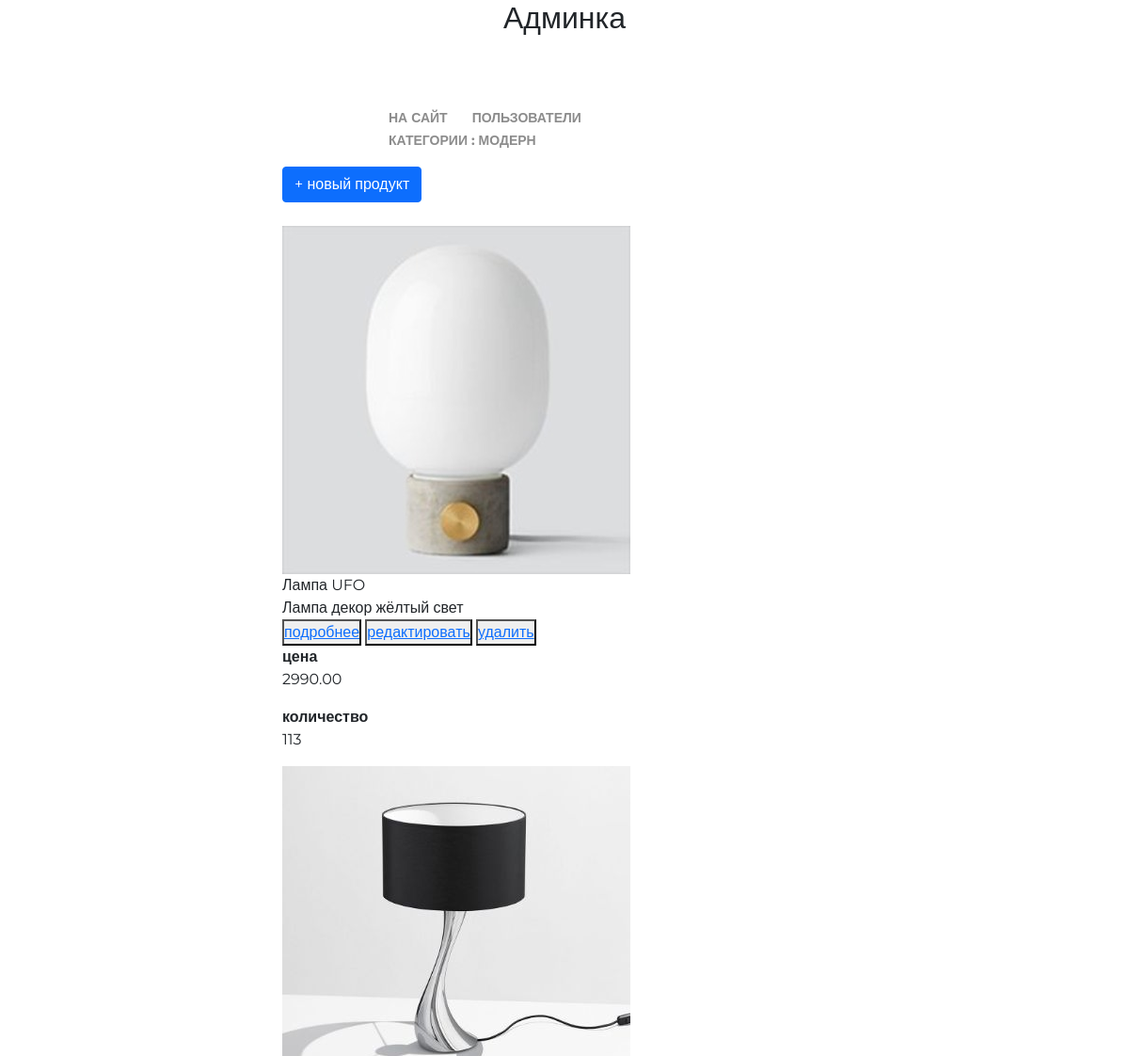
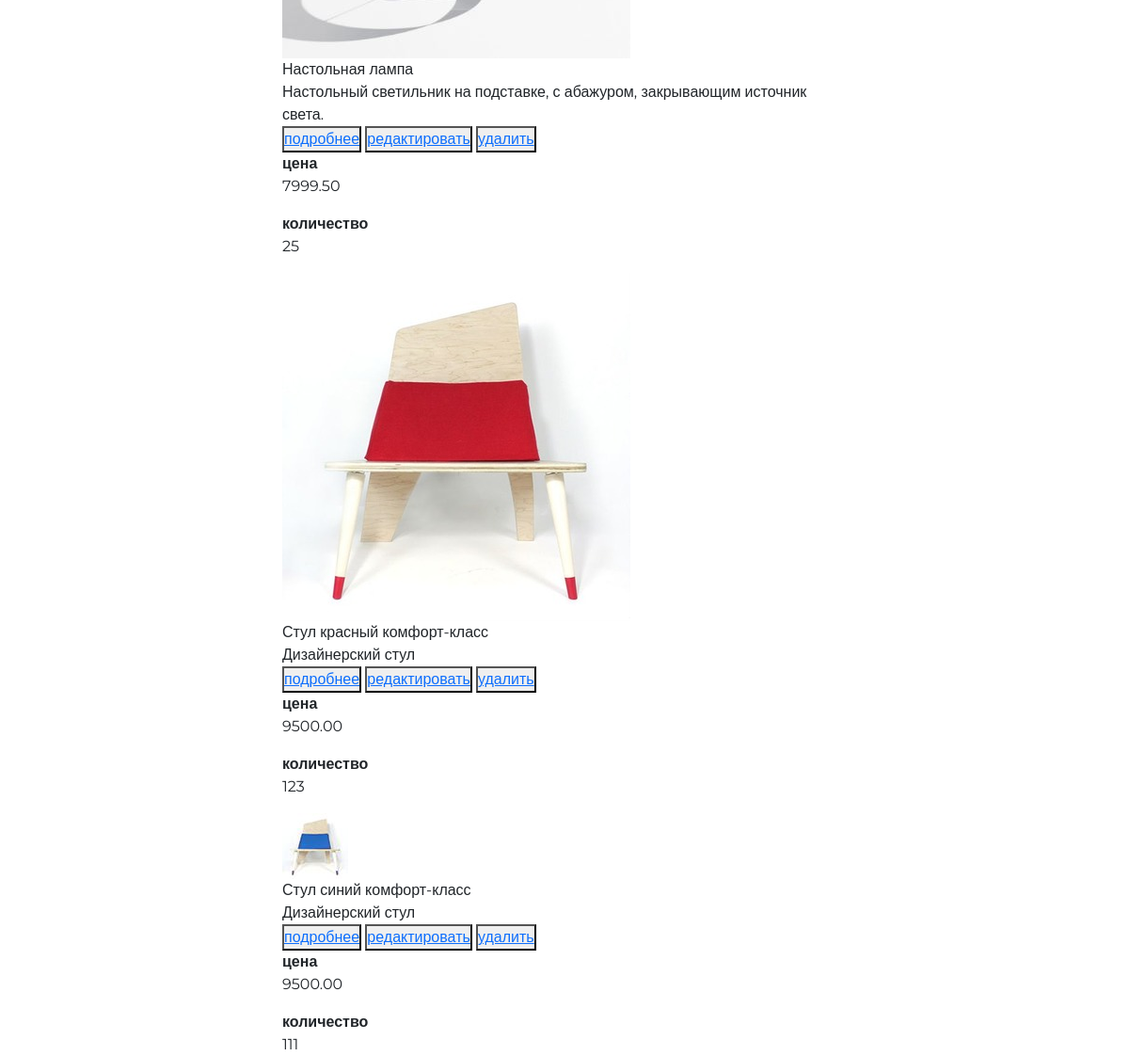
The app's page /my/admin/category/8/products/ (signed in), older data (2 pictures, top to bottom).
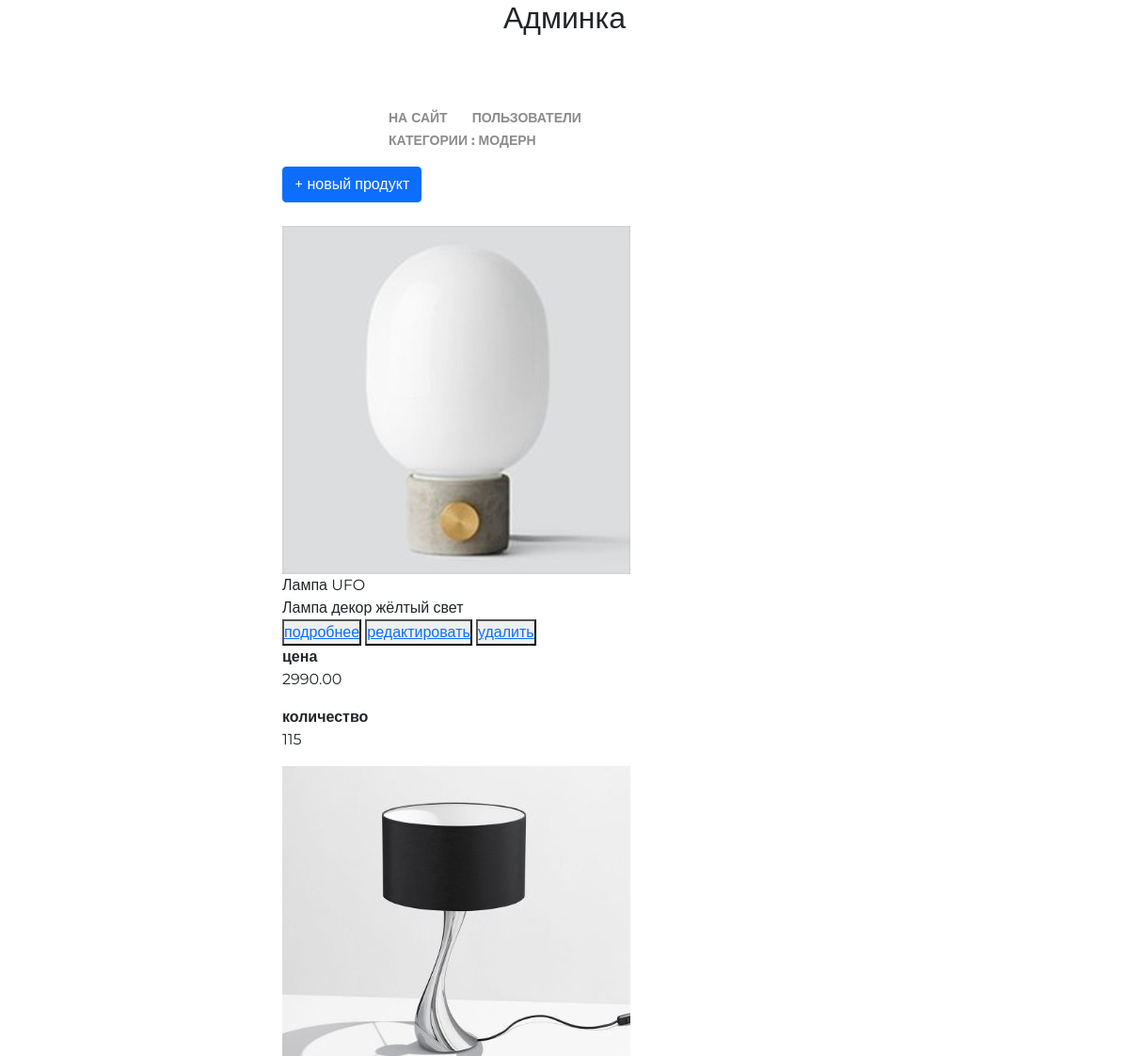
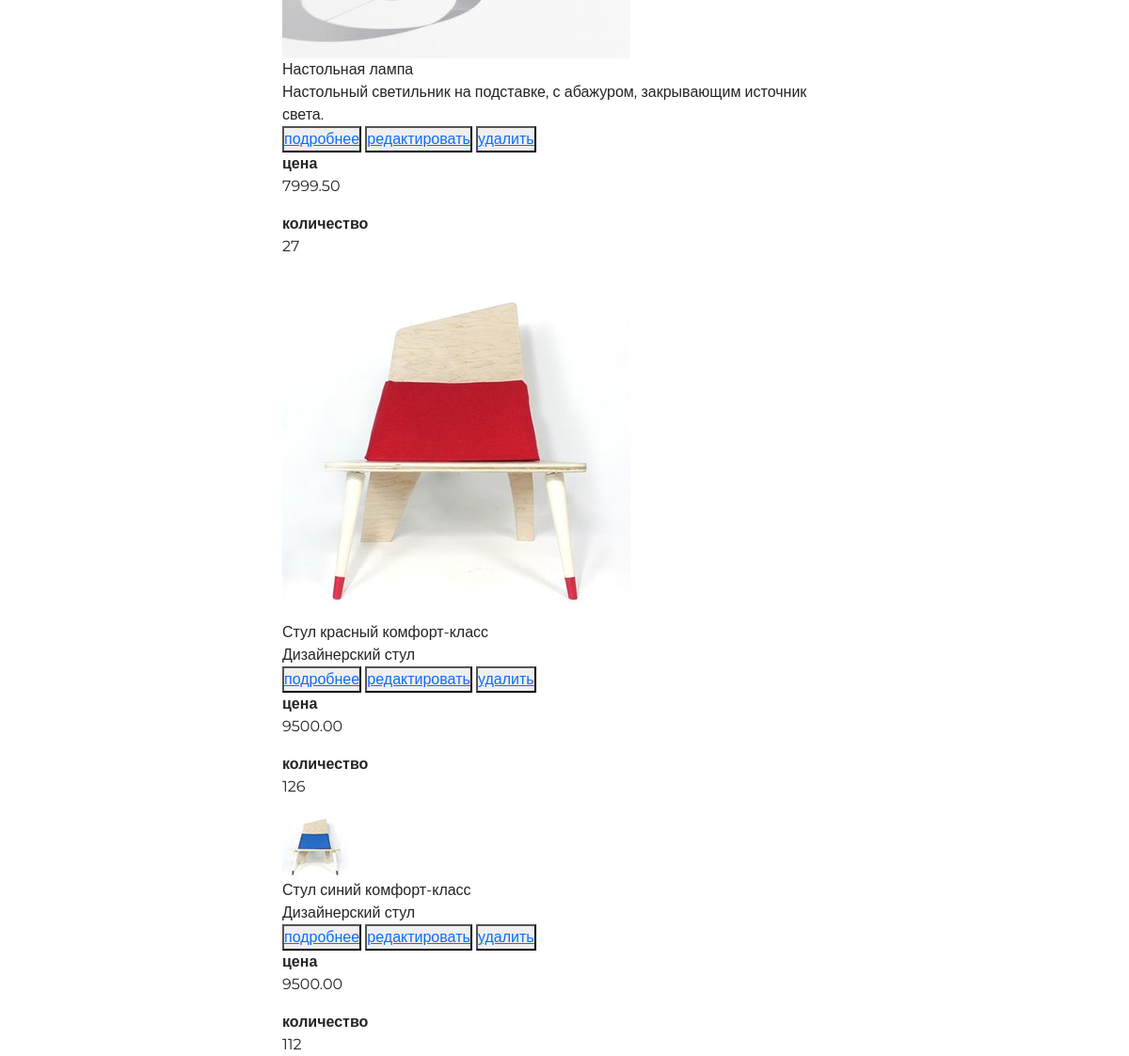
The same page, newer data (2 pictures, top to bottom).
### mainapp/models.py (models this page shows, shortened)
class Product(models.Model):
    category = models.ForeignKey(ProductCategory, on_delete=models.CASCADE,)
    name = models.CharField('имя', max_length=128,)
    image = models.ImageField(upload_to='product_img', blank=True,)
    short_desc = models.CharField(
        'краткое описание',
        max_length=256,
        blank=True,
    )
    description = models.CharField(
        'описание',
        max_length=500,
        blank=True,
    )
    price = models.DecimalField(
        'цена продукта',
        max_digits=8,
        decimal_places=2,
        default=0,
    )
    quantity = models.PositiveIntegerField('количество товара на складе', default=0,)
    is_active = models.BooleanField('активность', default=True)
    class Meta:
        verbose_name = 'продукт'
        verbose_name_plural = 'продукты'
        ordering = ['price']

### adminapp/views.py (the view)
# urls.py: path('category/<int:pk>/products/', adminapp.category_products, name='category_products'),
@user_passes_test(lambda user: user.is_superuser)
def category_products(request, pk):
    category = get_object_or_404(ProductCategory, pk=pk)
    object_list = category.product_set.all()
    context = {
        'page_title': f'категория {category.name}/продукты',
        'category': category,
        'object_list': object_list,
    }
    return render(request, 'mainapp/category_product_list.html', context)

### mainapp/context_processors.py (called while the page is built)
def categories(request):
    return {
        'categories': ProductCategory.objects.all()
    }

### mainapp/templatetags/my_tags.py (called while the page is built)
def media_folder_products(string):
    if not string:
        string = 'products_img/default.jpg'
    return f'{settings.MEDIA_URL}{string}'

### adminapp/templates/mainapp/category_product_list.html
{% extends 'adminapp/base.html' %}
{% load static %}
{% load my_tags %}
{% block container %}
 <div class="product_list mx-auto col-6">
   <a class="new_product btn btn-primary"
   href="{% url 'my_admin:category_product_create' category.pk %}">+ новый продукт</a>
   {% for object in object_list %}
   <div class="product_record {% if not object.is_active %}not_active{% endif %}">
     <img src="{{ object.image|media_folder_products }}" alt="img">
     <div class="product_name">
       {{ object.name|capfirst }}
     </div>
     <div class="product_desc">
       {{ object.short_desc|capfirst }}
     </div>
     <div class="product_actions">
       <button>
         <a href="{% url 'my_admin:product_view' pk=object.pk %}">подробнее</a>
       </button>
       <button>
         <a href="">редактировать</a>
       </button>
       <button>
         <a href="">удалить</a>
       </button>
     </div>
     <div class="summary">
       <b>цена</b>
       <p>{{ object.price }}</p>
       <b>количество</b>
       <p>{{ object.quantity }}</p>
     </div>
   </div>
   {% endfor %}
 </div>
{% endblock %}

Row changes from the older to the newer data that the page shows:
changed Product "Лампа UFO": quantity "113" → "115"
changed Product "Настольная лампа": quantity "25" → "27"
changed Product "Стул красный комфорт-класс": quantity "123" → "126"
changed Product "Стул синий комфорт-класс": quantity "111" → "112"
